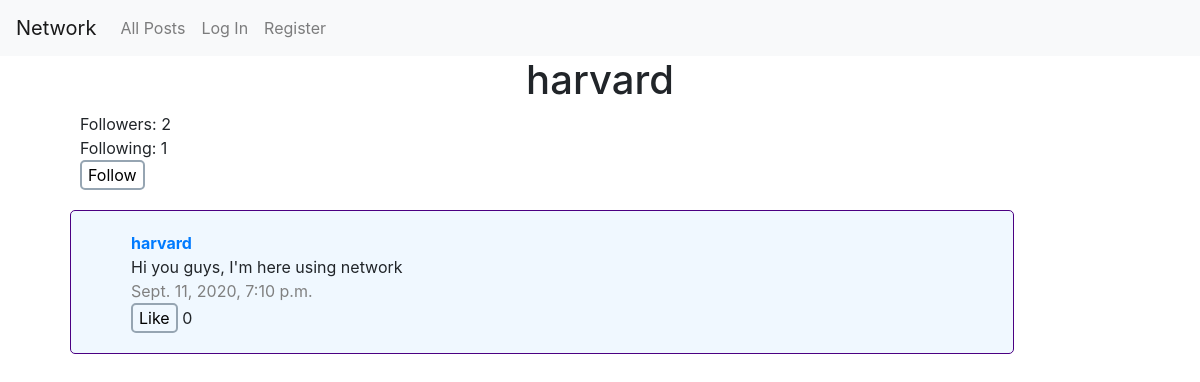
The page /profile/harvard on the database its author committed.
### network/models.py (models this page shows, shortened)
class Post(models.Model):
    author = models.CharField(max_length=60)
    text = models.CharField(max_length=280)
    timestamp = models.DateTimeField(auto_now_add=True)
    like = models.IntegerField()

### network/views.py (the view)
# urls.py: path("profile/<str:username>", views.profile, name="profile"),
def profile(request, username):
    try:
        user_profile = User.objects.get(username=username)
        user_following = user_profile.following.count()
        user_followers = user_profile.followers.count()
        if user_profile.followers.filter(username=request.user).exists():
            bool_follow = "Unfollow"
        else:
            bool_follow = "Follow"
        post_list = Post.objects.filter(author=username).order_by('-timestamp')
        paginator = Paginator(post_list, 5)
        page_number = request.GET.get('page')
        page = paginator.get_page(page_number)
        return render(request, "network/profile.html", {
            "username": username,
            "page": page,
            "user_followers": user_followers,
            "user_following": user_following,
            "bool_follow": bool_follow
        })
    except User.DoesNotExist:
        return render(request, "network/error.html", {"error": "This user does not yet exist"})

### network/templates/network/profile.html (shortened to what this page needs)
{% extends "network/layout.html" %}
{% block body %}
    <h1 id="user_profile">{{ username }}</h1>
	<div class="follow_class">
		<div><span>Followers: </span><span id="followers">{{ user_followers }}</span></div>
		<div><span>Following: </span><span id="following">{{ user_following }}</span></div>
		{% if username != user.username %}
		<button id="follow_button">{{bool_follow}}</button>
		{% endif %}
	</div>
    <div id="feed">
        {% for post in page %}
        <div style="padding: 10px;">
				<div class="container post_box">
				    <a href="{% url 'profile' username=post.author %}"><strong>{{ post.author }}</strong></a><br>
				    <span id="content{{post.id}}">{{ post.text }}</span>
                    {% if user.username == post.author %}
						    <form id="edit_form{{post.id}}" action="javascript:void(0);" onsubmit="edit_text('{{post.id}}')">
								{% csrf_token %}
								<textarea id="edit_area{{post.id}}" style="display: none;"></textarea>
								<input id="edit_button{{post.id}}" type="submit" value="Edit">
				    			<input id="save_button{{post.id}}" type="hidden" value="Save">
							</form>
				    {% else %}
				    	<br>
				    {% endif %}
				    <span class="time">{{ post.timestamp }}</span><br>
					<button id="like_button{{post.id}}" onclick="like_function('{{post.id}}')">Like</button>
					<span id="likes{{post.id}}" > {{ post.like }} </span>
				</div>
			</div>
        {% endfor %}
    </div>
{% endblock %}

### network/static/network/styles.css (style rules this page uses)
.post_box { width: 80%; padding: 20px; padding-left: 60px; border: 1px solid indigo; margin-left: 60px; margin-top: 10px; background-color:aliceblue; border-radius: 5px; }
button { width: auto; background-color: transparent; border: 2px solid #96a5b2; border-radius: 5px; }
.time { color: gray; }
h1 { text-align:center; }
.follow_class { margin-left: 80px; }

### rows shown on the page
Post: author "harvard", text "Hi you guys, I'm here using network", timestamp "Sept. 11, 2020, 7:10 p.m.", like "0"

### other values the page prints
{{ username }} "harvard"
{{ user_followers }} "2"
{{ user_following }} "1"
{{ bool_follow }} "Follow"
